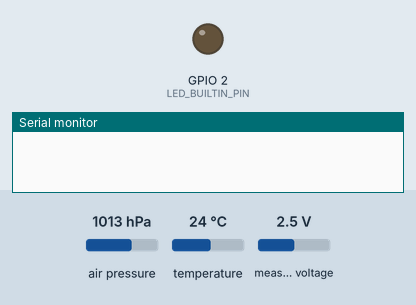
A sketch run on a simulated ESP32. Shown: output pins drawn as LEDs (lit = HIGH), the last lines printed to the serial monitor. Inputs (shaded band) come from the test bench; at power-on: air pressure 1013 hPa, temperature 24 °C, measured voltage 2.5 V. WiFi joins after 1.5 s; servers stay silent unless stated; random numbers use the default seed unless the sketch sets one; no MQTT or app messages arrive unless stated; not simulated (calls return 0 or success): secrets.h. At 5.0 s the program puts the board to deep sleep or switches it off; the recording ends there.

Above: at 0.0 s.
At 3.3 s:
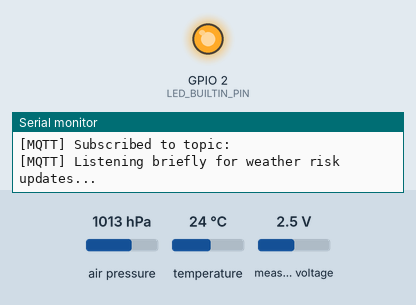
Timing chart, 0 to 4.8 s (numbered marks = the images above):
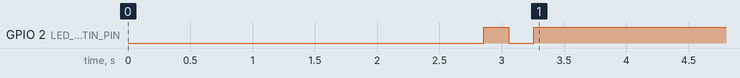

Measured:
- by itself, GPIO 2 (LED_BUILTIN_PIN): LOW → HIGH at 2.9 s, → LOW 0.20 s later, → HIGH 0.20 s later

The sketch:

floodgate_firmware.ino
```cpp
#include <WiFi.h>
#include <PubSubClient.h>
#include <Wire.h>
#include <Adafruit_BMP280.h>
#include <Adafruit_ADS1X15.h>
#include <ArduinoJson.h>
#include "secrets.h"


//NETWORK & SYSTEM CONFIGURATION
const char* WIFI_SSID = SECRET_SSID;
const char* WIFI_PASSWORD = SECRET_PASS;

const char* MQTT_BROKER = "broker.hivemq.com";
const int MQTT_PORT = 1883;
const char* MQTT_TOPIC = TOPIC;

// Sleep configuration constants
#define uS_TO_S_FACTOR 1000000ULL  //conversion factor
#define DEFAULT_SLEEP_TIME 60
#define HIGH_RISK_SLEEP_TIME 30

// Dynamic sleep time stored in RTC memory to survive deep sleep cycles
RTC_DATA_ATTR int sleepDuration = DEFAULT_SLEEP_TIME;


//HARDWARE PIN DEFINITIONS
#define I2C_SDA_PIN 21
#define I2C_SCL_PIN 22
#define LED_BUILTIN_PIN 2           // Status LED pin


//OBJECT INITIALIZATION
WiFiClient espClient;
PubSubClient mqttClient(espClient);

Adafruit_BMP280 bmp;
Adafruit_ADS1115 ads;

bool bmpAvailable = false;
bool adsAvailable = false;


//MQTT CALLBACK FOR RISK UPDATES
void mqttCallback(char* topic, byte* payload, unsigned int length) {
  StaticJsonDocument<512> doc;
  DeserializationError error = deserializeJson(doc, payload, length);

  if (error) {
    Serial.print("[MQTT Callback] JSON Parsing Failed: ");
    Serial.println(error.f_str());
    return;
  }

  // Check if message came from the Python OpenWeather Bridge
  if (doc.containsKey("source") && strcmp(doc["source"], "openweather_api") == 0) {
    int highRisk = doc["high risk"] | 0;

    if (highRisk == 1) {
      sleepDuration = HIGH_RISK_SLEEP_TIME; // 30 seconds
      Serial.println("\n[RISK ALERT] High Risk Weather Forecast Detected!");
      Serial.printf("[RISK ALERT] Updated Sleep Duration to %d seconds (30 sec).\n", sleepDuration);
    } else {
      sleepDuration = DEFAULT_SLEEP_TIME;   // 1 minute
      Serial.println("\n[RISK ALERT] Low/Normal Risk Weather. Setting Sleep Duration to 1 min.");
    }
  }
}


//NETWORK & MQTT HELPERS
void setupWiFi() {
  Serial.print("Connecting to WiFi: ");
  Serial.println(WIFI_SSID);

  WiFi.mode(WIFI_STA);
  WiFi.begin(WIFI_SSID, WIFI_PASSWORD);

  unsigned long startAttemptTime = millis();
  while (WiFi.status() != WL_CONNECTED && millis() - startAttemptTime < 10000) {
    delay(500);
    Serial.print(".");
  }

  if (WiFi.status() == WL_CONNECTED) {
    Serial.println("\nWiFi Connected!");
    Serial.print(" IP Address: ");
    Serial.println(WiFi.localIP());
  } else {
    Serial.println("\nWiFi Connection Failed! Proceeding with cycle anyway.");
  }
}

void reconnectMQTT() {
  if (!mqttClient.connected()) {
    Serial.print("Connecting to MQTT Broker...");
    String clientId = "ESP32-FloodGate-" + String(random(0xffff), HEX);

    if (mqttClient.connect(clientId.c_str())) {
      Serial.println(" Connected!");

      // Subscribe to the shared channel to receive OpenWeather risk broadcasts
      mqttClient.subscribe(MQTT_TOPIC);
      Serial.print("[MQTT] Subscribed to topic: ");
      Serial.println(MQTT_TOPIC);

      digitalWrite(LED_BUILTIN_PIN, LOW);
      delay(200);
      digitalWrite(LED_BUILTIN_PIN, HIGH);
      delay(200);
      digitalWrite(LED_BUILTIN_PIN, LOW);
      delay(200);
      digitalWrite(LED_BUILTIN_PIN, HIGH);
    } else {
      Serial.print(" Failed, rc=");
      Serial.println(mqttClient.state());
    }
  }
}


//SENSOR INITIALIZATION & SAMPLING
void setupSensors() {
  pinMode(LED_BUILTIN_PIN, OUTPUT);

  Wire.begin(I2C_SDA_PIN, I2C_SCL_PIN);
  delay(100); // Give I2C lines time to settle on wake

  // Retry loop for BMP280
  for (int i = 0; i < 3; i++) {
    if (bmp.begin(0x76) || bmp.begin(0x77)) {
      bmpAvailable = true;
      Serial.println("BMP found");
      break;
    } else {
      Serial.println("BMP not found");
    }
    delay(100);
  }

  // Retry loop for ADS1115
  ads.setGain(GAIN_ONE);
  for (int i = 0; i < 3; i++) {
    if (ads.begin(0x48)) {
      adsAvailable = true;
      Serial.println("ADS found");
      break;
    } else {
      Serial.println("ADS not found");
    }
    delay(100);
  }
}

void readAndPublishSensors() {
  float atmPressureHPa = 1013.25;
  float ambientTempC = 20.0;
  float transducerVolts = 0.0;
  float depth = 0.0f;

  //Read BMP280
  if (bmpAvailable) {
    ambientTempC = bmp.readTemperature();
    atmPressureHPa = bmp.readPressure() / 100.0F;
  }

  //Read ADS1115, taking SAMPLES amount and averaging to reduce noise disruption
  if (adsAvailable) {
    delay(50); // Let power rail settle

    int32_t adcSum = 0;
    const int SAMPLES = 10;

    for (int i = 0; i < SAMPLES; i++) {
      adcSum += ads.readADC_SingleEnded(0);
      delay(10); // 10ms between samples filters out RF noise
    }

    int16_t adcAvg = adcSum / SAMPLES;
    transducerVolts = ads.computeVolts(adcAvg);
    Serial.print("[ADC] Measured Volts: ");
    Serial.println(transducerVolts, 4);

    const float zero_depth_volt = .4794f;
    depth = (transducerVolts - zero_depth_volt) * 2.75f;
  } else {
    Serial.println("[WARNING] ADS1115 unavailable! Check I2C connections.");
    transducerVolts = 0.472f;
    depth = 0.0f;
  }

  //Build & Publish JSON file on topic
  StaticJsonDocument<256> doc;
  doc["device_id"] = "ESP32-FloodGate";
  doc["water_depth"] = round(depth * 1000.0f) / 1000.0f;
  doc["atm_pressure_hpa"] = round(atmPressureHPa * 10.0f) / 10.0f;
  doc["ambient_temp_c"] = round(ambientTempC * 10.0f) / 10.0f;
  doc["status"] = adsAvailable ? "OK" : "ADC_ERROR";

  char jsonBuffer[256];
  serializeJson(doc, jsonBuffer);

  if (mqttClient.connected()) {
    mqttClient.publish(MQTT_TOPIC, jsonBuffer);
    mqttClient.loop();
    Serial.print("[MQTT] Published Payload: ");
    Serial.println(jsonBuffer);
  }
}

//MAIN SETUP & SLEEP LOOP
void setup() {
  Serial.begin(115200);
  delay(1000);
  Serial.println("\n[Boot] Wake up from deep sleep...");

  setupSensors();
  setupWiFi();

  mqttClient.setServer(MQTT_BROKER, MQTT_PORT);
  mqttClient.setCallback(mqttCallback);

  reconnectMQTT();

  // Listen for 1.5 seconds to catch any weather risk payload broadcast
  if (mqttClient.connected()) {
    Serial.println("[MQTT] Listening briefly for weather risk updates...");
    unsigned long startListen = millis();
    while (millis() - startListen < 1500) {
      mqttClient.loop();
      delay(10);
    }
  }

  //Take sensor readings and publish telemetry
  readAndPublishSensors();

  //Enter Deep Sleep with dynamic duration
  Serial.printf("[Sleep] Entering deep sleep for %d seconds...\n\n", sleepDuration);
  Serial.flush();

  esp_sleep_enable_timer_wakeup(sleepDuration * uS_TO_S_FACTOR);
  esp_deep_sleep_start();
}

void loop() {
  //Deep sleep uses no continuous loop
}
```
